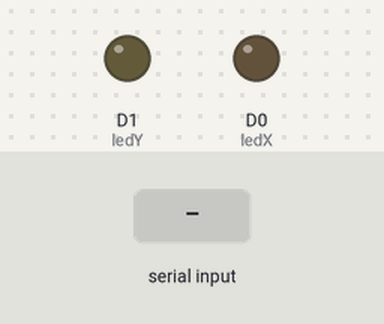
Simulated run of this sketch. Board: ESP8266 (NodeMCU). On the bench: output pins drawn as LEDs (lit = HIGH). The test bench sets the inputs (shaded band).

Above: at 1.2 s.
1.3 s: "1" received over Serial
At 2.2 s:
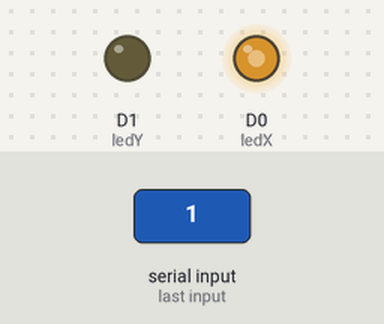
2.8 s: "0" received over Serial
At 3.3 s:
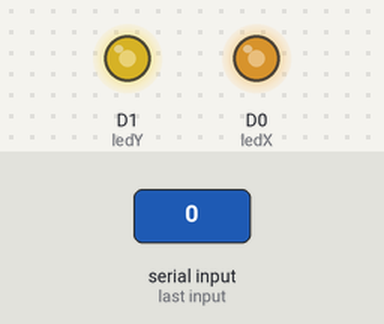
Timing chart, 0 to 5.8 s (numbered marks = the images above; inputs shaded):
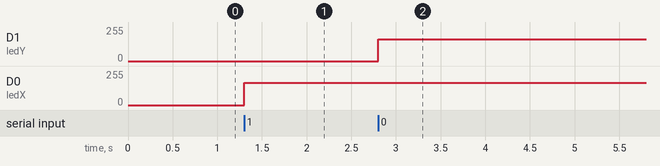

Measured:
- after the input at 1.3 s, D0 (ledX): 0/255 → 166/255 at once
- after the input at 2.8 s, D1 (ledY): 0/255 → 162/255 at once

The sketch:

face_tracking.ino
```cpp
const int ledX = D0;
const int ledY = D1;
bool receiveStatus = true;

void setup(){
    Serial.begin(115200);
    pinMode(ledX, OUTPUT);
    pinMode(ledY, OUTPUT);
    digitalWrite(ledX, LOW);
    digitalWrite(ledY, LOW);
}

void loop(){
    if(Serial.available() > 0  && receiveStatus == true){
        int valX = map(byte(Serial.read()), 0, 640, 180, 0);
        analogWrite(ledX, valX);
        receiveStatus = false;
    }

    else if(Serial.available() > 0 && receiveStatus == false){
        int valY = map(byte(Serial.read()), 0, 480, 180, 0);
        analogWrite(ledY, valY);
        receiveStatus = true;
    }

}
```
